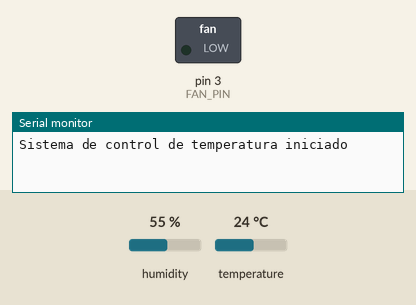
The sketch below on a simulated Arduino Uno, built with avr-gcc and run on an emulated ATmega328P. On the bench: switched loads named in the sketch (green lamp = pin HIGH), the last lines printed to the serial monitor. The test bench sets the inputs (shaded band); at power-on: temperature 24 °C, humidity 55 %.

Above: at 1.2 s.
1.3 s: temperature set to 39 °C
5.5 s: temperature set to 42 °C
At 7.2 s:
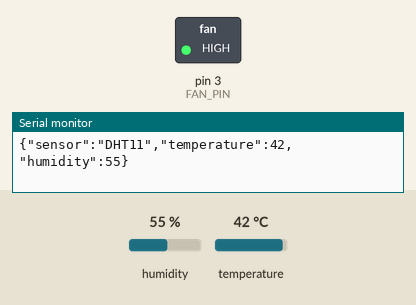
7.5 s: temperature set to 12 °C
At 11.2 s:
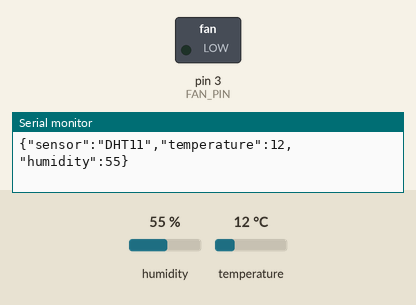
11.5 s: temperature set to 41 °C
At 14.5 s:
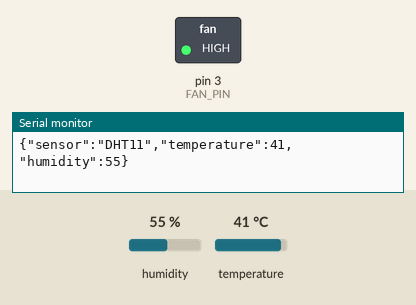
Timing chart, 0 to 16.0 s (numbered marks = the images above; inputs shaded):
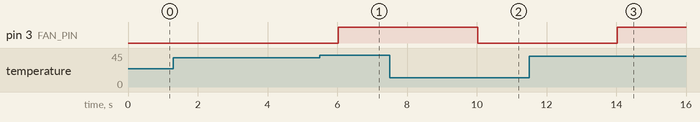

The sketch:

ExamenDepartamental_Arduino.ino
```cpp
#include <ArduinoJson.h>
#include <DHT.h>

#define DHTPIN 2
#define DHTTYPE DHT11
#define FAN_PIN 3
#define SEND_INTERVAL 2000  // 2 segundos

DHT dht(DHTPIN, DHTTYPE);
unsigned long lastSendTime = 0;
float minTemperature = 40.0;  // Valor por defecto

void setup() {
  Serial.begin(9600);
  while (!Serial);  // Esperar a que se inicie el puerto serial

  dht.begin();
  pinMode(FAN_PIN, OUTPUT);
  digitalWrite(FAN_PIN, LOW);

  Serial.println("Sistema de control de temperatura iniciado");
}

void loop() {
  unsigned long currentTime = millis();

  // Enviar datos cada 2 segundos
  if (currentTime - lastSendTime >= SEND_INTERVAL) {
    lastSendTime = currentTime;
    sendSensorData();
  }

  // Revisar si hay datos recibidos
  checkSerial();
}

void sendSensorData() {
  float humidity = dht.readHumidity();
  float temperature = dht.readTemperature();

  if (isnan(humidity) || isnan(temperature)) {
    Serial.println("{\"error\":\"Failed to read from DHT sensor\"}");
    return;
  }

  // Crear JSON de salida
  StaticJsonDocument<200> outputDoc;
  outputDoc["sensor"] = "DHT11";
  outputDoc["temperature"] = temperature;
  outputDoc["humidity"] = humidity;

  serializeJson(outputDoc, Serial);
  Serial.println();  // Nueva línea para separar mensajes

  // Controlar ventilador
  controlFan(temperature);
}

void checkSerial() {
  if (Serial.available()) {
    String input = Serial.readStringUntil('\n');
    input.trim();

    if (input.length() > 0) {
      processIncomingMessage(input);
    }
  }
}

void processIncomingMessage(String jsonInput) {
  StaticJsonDocument<200> inputDoc;
  DeserializationError error = deserializeJson(inputDoc, jsonInput);

  if (error) {
    Serial.print("{\"error\":\"");
    Serial.print(error.c_str());
    Serial.println("\"}");
    return;
  }

  // Procesar mensaje de configuración
  if (inputDoc.containsKey("min_temperature")) {
    minTemperature = inputDoc["min_temperature"];
    Serial.print("{\"status\":\"Config updated\",\"new_min_temp\":");
    Serial.print(minTemperature);
    Serial.println("}");
  }
}

void controlFan(float currentTemp) {
  if (currentTemp > minTemperature) {
    digitalWrite(FAN_PIN, HIGH);
  } else {
    digitalWrite(FAN_PIN, LOW);
  }
}
```

Measured:
- the behaviour switches between 40 and 41 °C on temperature (found by bisection; images 0 and 1)
- after the input at 5.5 s, pin 3 (FAN_PIN): LOW → HIGH after 0.53 s
- after the input at 7.5 s, pin 3 (FAN_PIN): HIGH → LOW after 2.5 s
- after the input at 11.5 s, pin 3 (FAN_PIN): LOW → HIGH after 2.5 s
